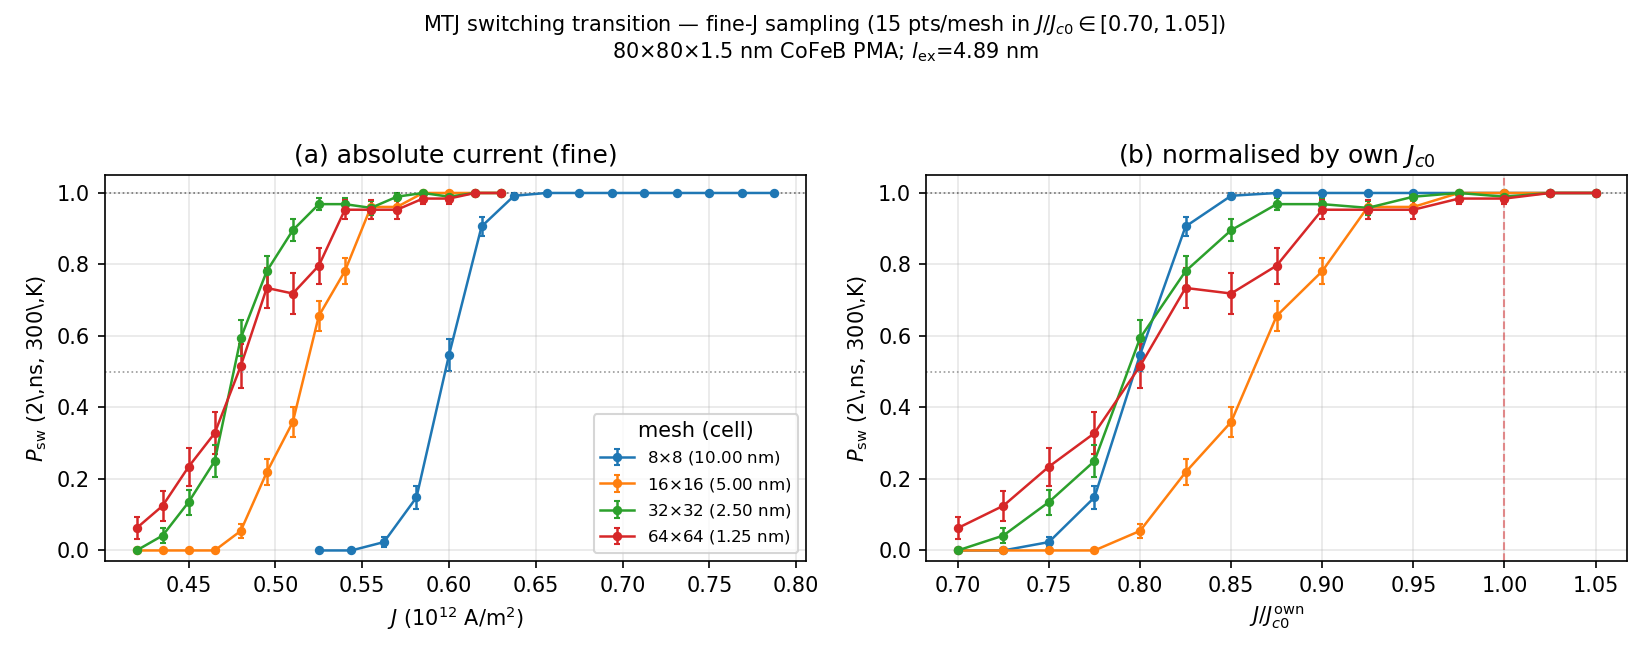

This figure's Python source:
"""
Notebook 32d: fine-J refinement of the MTJ switching transition (run on ubuntu98).

Companion to nb32/32b — same 80x80x1.5 nm CoFeB PMA free layer on 8/16/32/64
meshes, but a FINE absolute-J grid focused on the switching window
(J/Jc0 in [0.70, 1.05], step 0.025) so the transition is densely sampled.
Reuses the T=0 thresholds Jc0 from nb32 (hardcoded) to skip re-measuring.
Per-mesh dt ~ dx^2. Caches to 32d_psw_fine_cache.json; two plots (absolute J
and own-Jc0-normalised, both zoomed to the transition).
"""
import os, sys, json, time
from pathlib import Path
HERE = Path(__file__).resolve().parent
sys.path.insert(0, str(HERE.parent))
# explicit linux CUDA build path (ubuntu98) in addition to micromag_locate
for p in [HERE.parent / "build/linux-gcc-cuda/python"]:
    if p.exists():
        sys.path.insert(0, str(p))
try:
    from micromag_locate import add_micromag_to_path; add_micromag_to_path()
except Exception:
    pass
import numpy as np
import micromag as mm

print("Notebook 32d: fine-J switching refinement;  CUDA:", mm.cuda_available())

mu0, kB = 4e-7*np.pi, 1.380649e-23
Ms, A, Ku, alpha, P = 1.0e6, 1.5e-11, 1.0e6, 0.02, 0.5
L, tz = 80e-9, 1.5e-9
l_ex = np.sqrt(2*A/(mu0*Ms**2))
MESHES = [8, 16, 32, 64]
JC0 = {8: 0.75e12, 16: 0.60e12, 32: 0.60e12, 64: 0.60e12}   # from nb32 (T=0)
N_TRIALS = {8: 128, 16: 128, 32: 96, 64: 32}
t_max = 2.0e-9
JFAC = np.round(np.arange(0.70, 1.051, 0.025), 4)           # FINE, switching window

def dt_for(dxy):
    return min(1e-13, 5e-14*(dxy/2.5e-9)**2)

def cfg():
    c = mm.BatchedLLGConfig()
    c.Ms, c.alpha, c.A, c.K1 = Ms, alpha, A, Ku
    c.easy = mm.Vec3(0,0,1); c.p = mm.Vec3(0,0,1)
    c.d_free, c.P, c.Lambda, c.beta = tz, P, 1.0, 0.0
    return c

CACHE = HERE / "32d_psw_fine_cache.json"
data = json.loads(CACHE.read_text()) if CACHE.exists() else {}

for n in MESHES:
    key = str(n)
    if key in data and len(data[key]["P"]) == len(JFAC):
        print(f"[{n}x{n}] cached"); continue
    dxy = L/n; dt = dt_for(dxy); nstep = int(t_max/dt); Ntr = N_TRIALS[n]
    grid = mm.StructuredGrid(n, n, 1, dxy, dxy, tz); Jc0 = JC0[n]
    Jv, Pv = [], []; t0 = time.time()
    for f in JFAC:
        J = f*Jc0
        b = mm.BatchedLLGGPU(Ntr, grid, cfg(), dt, seed=2024); b.enable_demag()
        b.set_J([J]*Ntr); b.set_T([300.0]*Ntr); b.set_uniform(0,0,1)
        b.run(nstep)
        mz = np.array(b.get_avg_m()).reshape(Ntr,3)[:,2]
        Jv.append(J); Pv.append(float((mz < -0.5).mean()))
    data[key] = dict(dxy=dxy, Jc0=Jc0, dt=dt, N=Ntr, J=Jv, P=Pv)
    CACHE.write_text(json.dumps(data))
    print(f"[{n}x{n}] {dxy*1e9:.2f} nm  {len(JFAC)} fine pts  ({time.time()-t0:.0f}s)")

# ---------------------------------------------------------------------------
import matplotlib; matplotlib.use('Agg'); import matplotlib.pyplot as plt
colors = {8:'C0',16:'C1',32:'C2',64:'C3'}
fig, (a1, a2) = plt.subplots(1, 2, figsize=(11, 4.4))
for n in MESHES:
    r = data[str(n)]; J = np.array(r["J"]); Psw = np.array(r["P"]); N = r["N"]
    err = np.sqrt(Psw*(1-Psw)/N); lab = f'{n}$\\times${n} ({r["dxy"]*1e9:.2f} nm)'
    a1.errorbar(J/1e12, Psw, yerr=err, fmt='o-', color=colors[n], ms=3.5, lw=1.2, capsize=1.5, label=lab)
    a2.errorbar(J/r["Jc0"], Psw, yerr=err, fmt='o-', color=colors[n], ms=3.5, lw=1.2, capsize=1.5, label=lab)
for ax in (a1, a2):
    ax.axhline(0.5, color='0.6', ls=':', lw=0.8); ax.axhline(1.0, color='k', ls=':', lw=0.8, alpha=0.5)
    ax.set_ylabel(r'$P_\mathrm{sw}$ (2\,ns, 300\,K)'); ax.set_ylim(-0.03, 1.05); ax.grid(alpha=0.3)
a1.set_xlabel(r'$J$ (10$^{12}$ A/m$^2$)'); a1.set_title('(a) absolute current (fine)'); a1.legend(fontsize=8, title='mesh (cell)')
a2.set_xlabel(r'$J/J_{c0}^\mathrm{own}$'); a2.set_title('(b) normalised by own $J_{c0}$'); a2.axvline(1.0, color='C3', ls='--', lw=1, alpha=0.5)
fig.suptitle(f'MTJ switching transition — fine-J sampling ({len(JFAC)} pts/mesh in $J/J_{{c0}}\\in[0.70,1.05]$)\n'
             f'80$\\times$80$\\times$1.5 nm CoFeB PMA; $l_\\mathrm{{ex}}$={l_ex*1e9:.2f} nm', fontsize=10)
fig.tight_layout(rect=[0,0,1,0.94])
fig.savefig(HERE / "32d_psw_switching_fine.png", dpi=150)
print("wrote 32d_psw_switching_fine.png")
for n in MESHES:
    r = data[str(n)]; Jn = np.array(r["J"])/r["Jc0"]; Psw = np.array(r["P"])
    print(f"  {n:2d}x{n:<2d} ({r['dxy']*1e9:5.2f} nm): J/Jc0(P=0.5)={Jn[np.argmin(np.abs(Psw-0.5))]:.3f}")
